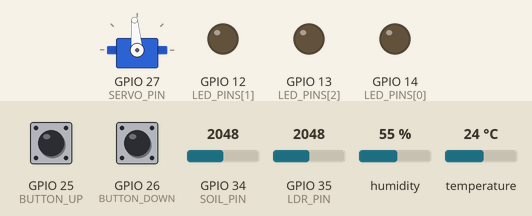
Simulated run of this sketch. Board: ESP32. Shown: servo, output pins drawn as LEDs (lit = HIGH). The test bench sets the inputs (shaded band); at power-on: GPIO 25 (BUTTON_UP) HIGH, GPIO 26 (BUTTON_DOWN) HIGH, GPIO 34 (SOIL_PIN) = 2048, GPIO 35 (LDR_PIN) = 2048, humidity 55 %, temperature 24 °C. WiFi joins after 1.5 s; servers stay silent unless stated; uploads are accepted with an empty reply; what the sketch prints to the serial monitor is not drawn.

Above: at 4.1 s.
4.2 s: GPIO 25 (BUTTON_UP) pulled LOW for 0.15 s
At 5.4 s:
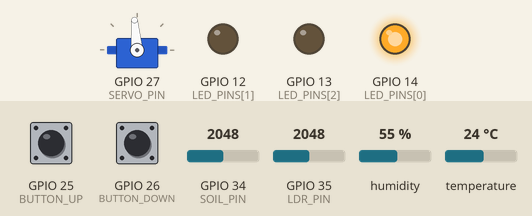
5.8 s: GPIO 25 (BUTTON_UP) pulled LOW for 1 s
At 6.9 s:
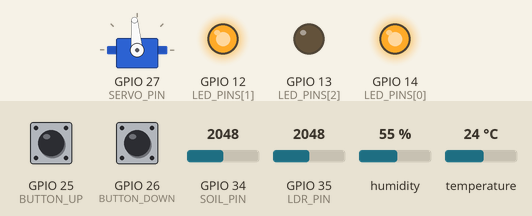
8.3 s: GPIO 25 (BUTTON_UP) pulled LOW for 0.15 s
At 8.8 s:
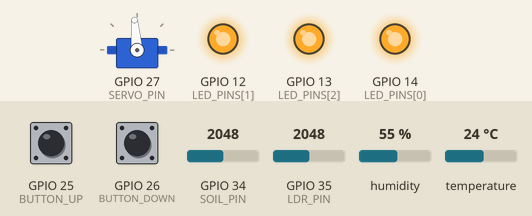
9.9 s: GPIO 26 (BUTTON_DOWN) pulled LOW for 0.15 s
At 11.1 s:
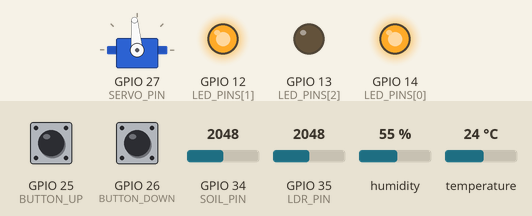
11.5 s: GPIO 26 (BUTTON_DOWN) pulled LOW for 1 s
At 12.5 s:
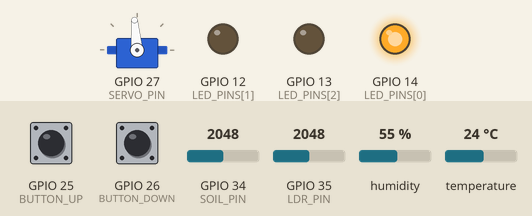
14.0 s: GPIO 26 (BUTTON_DOWN) pulled LOW for 3.2 s
At 14.4 s:
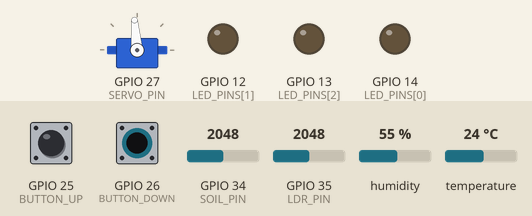
Timing chart, 0 to 17.0 s (numbered marks = the images above; inputs shaded):
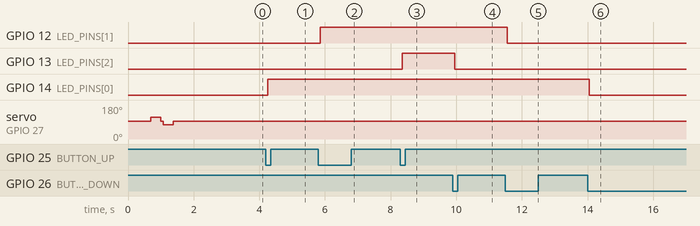

The sketch:

espcode.ino
```cpp
/*
 * Mini Greenhouse Digital Twin — ESP32 firmware
 *
 *  - Reads DHT11 (temp/humidity), capacitive soil sensor, LDR (light %)
 *  - Controls 3 LEDs from the 2 physical buttons AND from the website
 *  - Every SEND_INTERVAL_MS it POSTs readings + LED state to the laptop:
 *        POST http://<SERVER_HOST>:<SERVER_PORT>/api/esp/data
 *        {"temp":24.1,"humidity":60.0,"soil":55.0,"light":42.0,"leds":[1,0,0]}
 *    The server replies {"ok":1} or {"set":[1,1,0]} when the website wants
 *    the LEDs changed.
 *
 * Libraries: "DHT sensor library" (Adafruit) + "Adafruit Unified Sensor".
 * WiFi and HTTPClient ship with the ESP32 board package.
 */

#include <WiFi.h>
#include <HTTPClient.h>
#include <DHT.h>
#include <ESP32Servo.h>

// ───────────── CONFIGURE THESE ─────────────
const char* WIFI_SSID   = "warehouse";
const char* WIFI_PASS   = "warehouse123";
// LAN IP of the laptop running the backend (Linux: `hostname -I`)
const char* SERVER_HOST = "10.154.144.152";
const int   SERVER_PORT = 4000;

// Soil calibration: read "raw" on the Serial Monitor with the sensor in dry
// air (-> 0 %) and then in a glass of water (-> 100 %), and copy them here.
const int SOIL_RAW_DRY = 3000;
const int SOIL_RAW_WET = 1300;
// ───────────────────────────────────────────

// Pins
#define DHTPIN      4
#define DHTTYPE     DHT11
#define SOIL_PIN    34
#define LDR_PIN     35
#define BUTTON_UP   25
#define BUTTON_DOWN 26
const int LED_PINS[3] = {14, 12, 13};   // LED1, LED2, LED3
const int SERVO_PIN = 27;               // Water valve servo signal pin

// Continuous-rotation valve drive calibration.
// 1500 us is stop for most continuous servos.
const int VALVE_STOP_US  = 1500;
const int VALVE_OPEN_US  = 1700;
const int VALVE_CLOSE_US = 1300;
const unsigned long VALVE_STEP_MS = 800;
const unsigned long VALVE_SETTLE_MS = 80;
const int SERVO_MIN_US = 500;
const int SERVO_MAX_US = 2400;
const bool SERVO_STARTUP_TEST = true;

// Timing (ms)
const unsigned long SEND_INTERVAL   = 1000;
const unsigned long DHT_INTERVAL    = 2000;  // DHT11 max ~1 read/sec
const unsigned long SENSOR_INTERVAL = 500;
const unsigned long DEBOUNCE        = 50;
const unsigned long WIFI_RETRY      = 5000;

DHT dht(DHTPIN, DHTTYPE);
Servo valveServo;

bool  ledState[3] = {false, false, false};
bool  waterOpen = false;
float temperature = NAN;
float humidity    = NAN;
float soilPercent = 0;
float lightPercent = 0;
int   soilRaw = 0;

unsigned long lastSend = 0, lastDht = 0, lastSensor = 0, lastWifiTry = 0;

struct Button {
  uint8_t pin;
  int stable;      // debounced level (HIGH = released)
  int lastRead;
  unsigned long changedAt;
};
Button btnUp   = {BUTTON_UP,   HIGH, HIGH, 0};
Button btnDown = {BUTTON_DOWN, HIGH, HIGH, 0};

int ledCount() {
  int n = 0;
  for (int i = 0; i < 3; i++) if (ledState[i]) n++;
  return n;
}

void applyLeds() {
  for (int i = 0; i < 3; i++) digitalWrite(LED_PINS[i], ledState[i] ? HIGH : LOW);
}

void driveValveFor(unsigned int pulseUs, unsigned long driveMs) {
  valveServo.writeMicroseconds(pulseUs);
  delay(driveMs);
  valveServo.writeMicroseconds(VALVE_STOP_US);
  delay(VALVE_SETTLE_MS);
}

void applyValveFromState() {
  // One website toggle = one 90-degree timed step (calibrate VALVE_STEP_MS as needed).
  driveValveFor(waterOpen ? VALVE_OPEN_US : VALVE_CLOSE_US, VALVE_STEP_MS);
}

// True once per debounced press
bool buttonPressed(Button &b) {
  int r = digitalRead(b.pin);
  if (r != b.lastRead) {
    b.lastRead = r;
    b.changedAt = millis();
  }
  if (millis() - b.changedAt > DEBOUNCE && r != b.stable) {
    b.stable = r;
    if (r == LOW) return true;
  }
  return false;
}

float toPercent(int raw, int rawAt0, int rawAt100) {
  float p = (float)(raw - rawAt0) * 100.0f / (float)(rawAt100 - rawAt0);
  return constrain(p, 0.0f, 100.0f);
}

// UP lights the first unlit LED, DOWN switches off the last lit LED
void handleButtons() {
  if (buttonPressed(btnUp)) {
    for (int i = 0; i < 3; i++) if (!ledState[i]) { ledState[i] = true; break; }
    applyLeds();
    Serial.printf("UP! LEDs on: %d\n", ledCount());
    lastSend = 0;  // tell the website immediately
  }
  if (buttonPressed(btnDown)) {
    for (int i = 2; i >= 0; i--) if (ledState[i]) { ledState[i] = false; break; }
    applyLeds();
    Serial.printf("DOWN! LEDs on: %d\n", ledCount());
    lastSend = 0;
  }
}

void readSensors() {
  unsigned long now = millis();

  if (now - lastDht >= DHT_INTERVAL) {
    lastDht = now;
    float h = dht.readHumidity();
    float t = dht.readTemperature();
    if (!isnan(h)) humidity = h;      // keep last good value if a read fails
    if (!isnan(t)) temperature = t;
  }

  if (now - lastSensor >= SENSOR_INTERVAL) {
    lastSensor = now;
    soilRaw = analogRead(SOIL_PIN);
    soilPercent = toPercent(soilRaw, SOIL_RAW_DRY, SOIL_RAW_WET);
    lightPercent = toPercent(analogRead(LDR_PIN), 0, 4095);

    Serial.printf("Temp: %.1f C | Hum: %.1f %% | Soil: %.0f %% (raw %d) | Light: %.0f %% | LEDs: ",
                  temperature, humidity, soilPercent, soilRaw, lightPercent);
    for (int i = 0; i < 3; i++) Serial.print(ledState[i] ? "●" : "○");
    Serial.printf(" | WiFi: %s\n", WiFi.status() == WL_CONNECTED ? "OK" : "--");
  }
}

// Server reply may contain {"set":[1,0,1],"water":1} -> apply it
void handleServerReply(const String &body) {
  int idx = body.indexOf("\"set\":[");
  if (idx >= 0) {
    idx += 7;
    for (int i = 0; i < 3; i++) {
      while (idx < (int)body.length() && (body[idx] == ' ' || body[idx] == ',')) idx++;
      if (idx >= (int)body.length()) break;
      ledState[i] = (body[idx] == '1');
      idx++;
    }
    applyLeds();
    Serial.println("Website LED command applied");
  }

  int wIdx = body.indexOf("\"water\":");
  if (wIdx >= 0) {
    wIdx += 8;
    while (wIdx < (int)body.length() && body[wIdx] == ' ') wIdx++;
    if (wIdx < (int)body.length()) {
      bool requestedOpen = (body[wIdx] == '1' || body[wIdx] == 't' || body[wIdx] == 'T');
      if (requestedOpen != waterOpen) {
        waterOpen = requestedOpen;
        applyValveFromState();
        Serial.printf("Website water command applied -> %s (timed %lu ms)\n",
                      waterOpen ? "OPEN" : "CLOSED",
                      VALVE_STEP_MS);
      }
    }
  }
}

void sendToServer() {
  if (WiFi.status() != WL_CONNECTED) return;

  char tStr[12], hStr[12];
  if (isnan(temperature)) strcpy(tStr, "null"); else snprintf(tStr, sizeof(tStr), "%.1f", temperature);
  if (isnan(humidity))    strcpy(hStr, "null"); else snprintf(hStr, sizeof(hStr), "%.1f", humidity);

  char json[200];
  snprintf(json, sizeof(json),
           "{\"temp\":%s,\"humidity\":%s,\"soil\":%.1f,\"light\":%.1f,\"leds\":[%d,%d,%d],\"water\":%d}",
           tStr, hStr, soilPercent, lightPercent,
           ledState[0], ledState[1], ledState[2],
           waterOpen ? 1 : 0);

  HTTPClient http;
  String url = String("http://") + SERVER_HOST + ":" + SERVER_PORT + "/api/esp/data";
  http.setConnectTimeout(1000);
  http.setTimeout(1500);
  if (!http.begin(url)) return;
  http.addHeader("Content-Type", "application/json");

  int code = http.POST((uint8_t*)json, strlen(json));
  if (code == 200) {
    handleServerReply(http.getString());
  } else {
    Serial.printf("POST failed (%d) -> is the backend running at %s:%d ?\n", code, SERVER_HOST, SERVER_PORT);
  }
  http.end();
}

void keepWifiAlive() {
  if (WiFi.status() == WL_CONNECTED) return;
  if (millis() - lastWifiTry < WIFI_RETRY) return;
  lastWifiTry = millis();
  Serial.println("WiFi lost, reconnecting...");
  WiFi.disconnect();
  WiFi.begin(WIFI_SSID, WIFI_PASS);
}

void setup() {
  Serial.begin(115200);
  delay(500);
  Serial.println("\n=== Greenhouse Digital Twin ESP32 ===");

  dht.begin();

  valveServo.setPeriodHertz(50);  // standard analog servo frequency
  valveServo.attach(SERVO_PIN, SERVO_MIN_US, SERVO_MAX_US);
  valveServo.writeMicroseconds(VALVE_STOP_US);
  delay(200);
  if (SERVO_STARTUP_TEST) {
    driveValveFor(VALVE_OPEN_US, 300);
    driveValveFor(VALVE_CLOSE_US, 300);
  }

  for (int i = 0; i < 3; i++) pinMode(LED_PINS[i], OUTPUT);
  applyLeds();  // all off
  pinMode(BUTTON_UP, INPUT_PULLUP);
  pinMode(BUTTON_DOWN, INPUT_PULLUP);

  WiFi.mode(WIFI_STA);
  WiFi.begin(WIFI_SSID, WIFI_PASS);
  Serial.printf("Connecting to %s", WIFI_SSID);
  unsigned long start = millis();
  while (WiFi.status() != WL_CONNECTED && millis() - start < 15000) {
    delay(300);
    Serial.print(".");
  }
  if (WiFi.status() == WL_CONNECTED) {
    Serial.printf("\nConnected! ESP32 IP: %s\n", WiFi.localIP().toString().c_str());
  } else {
    Serial.println("\nWiFi not connected yet - will keep retrying (buttons still work).");
  }
}

void loop() {
  handleButtons();     // always responsive, even without WiFi
  readSensors();
  keepWifiAlive();

  if (millis() - lastSend >= SEND_INTERVAL) {
    lastSend = millis();
    sendToServer();
  }
}
```

Measured:
- after the input at 4.2 s, GPIO 14 (LED_PINS[0]): LOW → HIGH after 0.05 s
- after the input at 5.8 s, GPIO 12 (LED_PINS[1]): LOW → HIGH after 0.05 s
- after the input at 8.3 s, GPIO 13 (LED_PINS[2]): LOW → HIGH after 0.05 s
- after the input at 9.9 s, GPIO 13 (LED_PINS[2]): HIGH → LOW after 0.05 s
- after the input at 11.5 s, GPIO 12 (LED_PINS[1]): HIGH → LOW after 0.05 s
- after the input at 14.0 s, GPIO 14 (LED_PINS[0]): HIGH → LOW after 0.05 s
